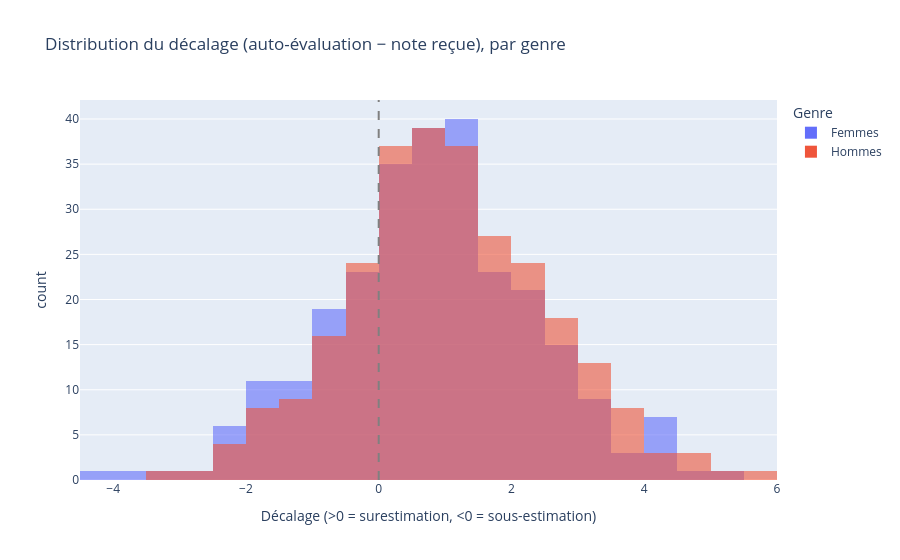

Write notebook code for a chart like this one.
### Code cell
fig = px.histogram(
    perception,
    x="decalage",
    color="gender",
    barmode="overlay",
    opacity=0.6,
    nbins=30,
    title="Distribution du décalage (auto-évaluation − note reçue), par genre",
    labels={"decalage": "Décalage (>0 = surestimation, <0 = sous-estimation)", "gender": "Genre"}
)

# Ligne verticale à zéro (référence = perception juste)
fig.add_vline(x=0, line_dash="dash", line_color="gray")

fig.show()

### Figure 1 — Plotly figure (JSON) as saved in the notebook; plotly's stock layout.template omitted (floating-point values rounded to 4 significant figures; data arrays with more than 128 entries replaced by an {"elided": "..."} marker saying what was removed)
{"data": [{"bingroup": "x", "hovertemplate": "Genre=Femmes<br>Décalage (>0 = surestimation, <0 = sous-estimation)=%{x}<br>count=%{y}<extra></extra>", "legendgroup": "Femmes", "marker": {"color": "#636efa", "opacity": 0.6, "pattern": {"shape": ""}}, "name": "Femmes", "nbinsx": 30, "orientation": "v", "showlegend": true, "type": "histogram", "x": {"elided": "274 float values"}, "xaxis": "x", "yaxis": "y"}, {"bingroup": "x", "hovertemplate": "Genre=Hommes<br>Décalage (>0 = surestimation, <0 = sous-estimation)=%{x}<br>count=%{y}<extra></extra>", "legendgroup": "Hommes", "marker": {"color": "#EF553B", "opacity": 0.6, "pattern": {"shape": ""}}, "name": "Hommes", "nbinsx": 30, "orientation": "v", "showlegend": true, "type": "histogram", "x": {"elided": "277 float values"}, "xaxis": "x", "yaxis": "y"}], "layout": {"barmode": "overlay", "legend": {"title": {"text": "Genre"}, "tracegroupgap": 0}, "shapes": [{"line": {"color": "gray", "dash": "dash"}, "type": "line", "x0": 0, "x1": 0, "xref": "x", "y0": 0, "y1": 1, "yref": "y domain"}], "title": {"text": "Distribution du décalage (auto-évaluation − note reçue), par genre"}, "xaxis": {"anchor": "y", "domain": [0, 1], "title": {"text": "Décalage (>0 = surestimation, <0 = sous-estimation)"}}, "yaxis": {"anchor": "x", "domain": [0, 1], "title": {"text": "count"}}}}
